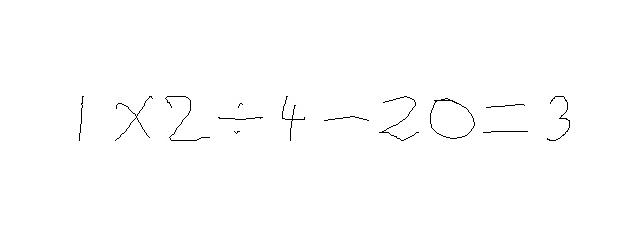
#> input picture data/equation_example.jpg, 640 x 236 px
$ python -i equation_extraction.py   (imports and definitions only)
#> lines starting #> are read from the running program, lines starting #| are printed output that depends on the picture; after the words box and inside, x2 and y2 are one past the last pixel; in counts of white or black regions, pixels touching at a corner belong together
### src/utils/structural.py
"""A collection of image filtering utility functions
"""
import cv2


def approximate_contour(contour):
    """Approximates the provided contour with a simplified polygon so
    that the distance between the contour and the simplified polygon is
    less then 2% of the contour perimeter

    Args:
        contour (np.ndarray of int): The contour to be approximated

    Returns:
        np.ndarray of int: The approximated polygon
    """
    return cv2.approxPolyDP(contour, 0.02 * cv2.arcLength(contour, True), True)


def get_edged_image(image, kernel_size, canny_threshold):
    """Perform canny edge detection on the provided image. Gaussian
    blur is applied before performing canny edge detection.

    Args:
        image (np.ndarray of uint8): The image to perform edge
            detection on
        kernel_size (tuple of int): Kernel size for the gaussian blur
            step
        canny_threshold (tuple of float): Lower and upper threshold for
            the hysteresis procedure

    Returns:
        np.ndarray of uint8: The binary edge map
    """
    # convert to grayscale and blur to smooth
    image = cv2.cvtColor(image, cv2.COLOR_BGR2GRAY)
    image = cv2.GaussianBlur(image, kernel_size, 0)
    image_edged = cv2.Canny(image, *canny_threshold)
    return image_edged


def get_sorted_contours(image):
    """Returns a sorted list of contours from the provided image. The
    list is sort in descending order based on contour area.

    Args:
        image (np.ndarray of uint8): The provided image to find
            contours from

    Returns:
        list of np.ndarray of int: A list of numpy arrays of contour
            coordinates sorted based on contour area in descending
            order
    """
    # find the contours in the edged image, keeping only the
    # largest ones, and initialize the screen contour
    contours, _ = cv2.findContours(image, cv2.RETR_LIST, cv2.CHAIN_APPROX_NONE)
    contours = sorted(contours, key=cv2.contourArea, reverse=True)
    return contours

### src/utils/geometric.py
"""A collection of geometric image transformation utility functions
"""
import cv2
import numpy as np


# [20 lines left out: function convert_to_rectangle, not called in this run]


def get_perspective_transform(contour, x, y):
    """Calculates the perspective transform from the approximated
    contour to the desired rectangle

    Args:
        contour (np.ndarray of float): Coordinates of the approximated
            contour
        x (int): Width of the desired rectangle
        y (int): Height of the desired rectangle

    Returns:
        np.ndarray of float: A 3 x 3 matrix of the perspective
            transform
    """
    # reorders the contour coordinates so that it matches the order of
    # the destination coordinates
    rect = rectify(contour)
    points = np.float32([[0, 0], [x, 0], [x, y], [0, y]])

    return cv2.getPerspectiveTransform(rect, points)


# [19 lines left out: function has_intersection, not called in this run]


def rectify(contour):
    """Reorders the coordinates so that it follows
    [lower left, lower right, upper right, upper left]

    Args:
        h (np.ndarray of float): Input contours which describe a 4
        sided polygon

    Returns:
        np.ndarray of float: The reordered contours
    """
    contour = contour.reshape((4, 2))
    contour_reordered = np.zeros((4, 2), dtype=np.float32)

    add = np.sum(contour, axis=1)
    contour_reordered[0] = contour[np.argmin(add)]
    contour_reordered[2] = contour[np.argmax(add)]

    diff = np.diff(contour, axis=1)
    contour_reordered[1] = contour[np.argmin(diff)]
    contour_reordered[3] = contour[np.argmax(diff)]

    return contour_reordered

# [7 lines left out: function trim_and_otsu_threshold, not called in this run]

### src/utils/visualize.py
"""A collection of visualization utility functions
"""
import cv2


def annotate_image(image, contour):
    """Draws the contour on the provided image

    Args:
        image (np.ndarray of uint8): The input image
        contour (np.ndarray of float): Coordinates of the contour
    """
    cv2.drawContours(image, [contour], 0, (0, 255, 0), 2)

# [6 lines left out: function labeled_annotate_image, not called in this run]

### src/equation_extraction.py
"""This module contains the EquationExtract class and helper functions
necessary to extract equation boxes from a photo/scan of a worksheet
"""
import cv2

from src.utils.geometric import (
    convert_to_rectangle,
    get_perspective_transform,
    has_intersection,
)
from src.utils.structural import (
    approximate_contour,
    get_edged_image,
    get_sorted_contours,
)
from src.utils.visualize import annotate_image


class EquationExtractor:
    """This class extracts and transform the worksheet from a photo or
    a scan and performs extraction of the equation boxes.

    Attributes:
        annotated_image (np.ndarray of uint8): A transformed image of
            the photo/scans with bounding box drawn on the detected
            worksheet
        annotated_document (np.ndarray of uint8): An image of the
            extracted worksheet with bounding boxes drawn on each of
            the detected equation boxes
    """

    min_equation_box_area = 30000
    num_equations = 5
    num_rectangle_vertices = 4

    def __init__(self):
        self.annotated_image = None
        self.annotated_document = None
        self.unannotated_document = None

    def extract_document(self, path):
        """Extract the worksheet from a photo/scan containing the
        worksheet. The extracted worksheet will be rescaled to a square
        shape (1500x1500).

        Note: This method assumes that the image provided contains the
        worksheet with all four edges visible.

        Args:
            path (pathlib.Path): Path to the image of the photo/scan
                containing the worksheet

        Returns:
            np.ndarray of uint8: A transformed version of the extracted
                worksheet
        """
#> called with path = '../data/equation_example.jpg'
        image = cv2.imread(str(path))
#> image is the input picture: shape (236, 640, 3); min 0, max 255, mean 253.4
        # resize image so it can be processed
        # choose optimal dimensions such that important content is not lost
        image = cv2.resize(image, (1500, 1500))
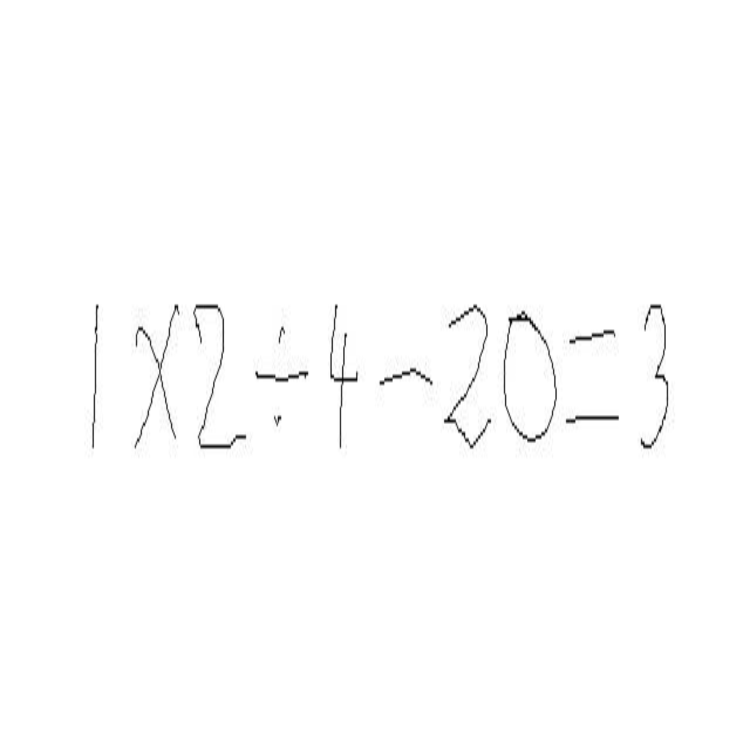
#> image: shape (1500, 1500, 3) (shown at 1/2 size); min 0, max 255, mean 253.4
        self.annotated_image = image.copy()
        image_edged = get_edged_image(image, (5, 5), (0, 50))
#> in get_edged_image, `image_edged = cv2.Canny(image, *canny_threshold)`:
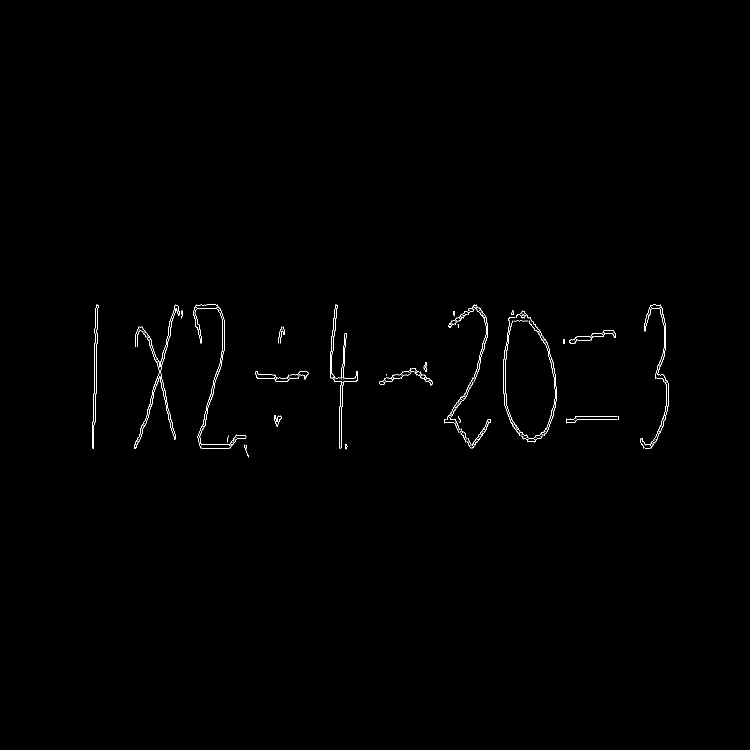
#> image_edged: shape (1500, 1500) (shown at 1/2 size); 0.39% white in thin lines or dots, all inside (x1, y1, x2, y2) = (184, 609, 1337, 915)
        contours = get_sorted_contours(image_edged)
#> in get_sorted_contours, `contours, _ = cv2.findContours(image, cv2.RETR_LIST, cv2.CHAIN_APPROX_..`: contours = 181 contours, 163 with area under 20; largest, box (x1, y1, x2, y2) and area: (386, 609, 464, 897) 77, (944, 865, 968, 891) 70, (269, 675, 319, 898) 63, (320, 609, 359, 880) 62, (946, 877, 957, 890) 57
        for contour in contours:
            approx = approximate_contour(contour)
            # If the approximated polygon has 4 vertices, we take it to
            # be the worksheet and return early
            if len(approx) == self.num_rectangle_vertices:
                target = approx
                break
#> this loop made 8 passes
#> target on pass 8: [[864, 763], [821, 736], [759, 767], [820, 740]]

        transformation_matrix = get_perspective_transform(target, 800, 800)
#> in rectify, `contour = contour.reshape((4, 2))`: contour = [[864, 763], [821, 736], [759, 767], [820, 740]]
#> in rectify, `add = np.sum(contour, axis=1)`: add = [1627, 1557, 1526, 1560]
#> in rectify, `diff = np.diff(contour, axis=1)`: diff = [-101, -85, 8, -80]
#> in get_perspective_transform, `rect = rectify(contour)`: rect = [[759, 767], [864, 763], [864, 763], [759, 767]]
#> transformation_matrix = [[9.28e-06, 0.000243, -0.194], [4.7e-05, 0.00123, -0.981], [1.77e-08, 4.64e-07, -0.000369]]
        document = cv2.warpPerspective(
            self.annotated_image, transformation_matrix, (800, 800)
        )
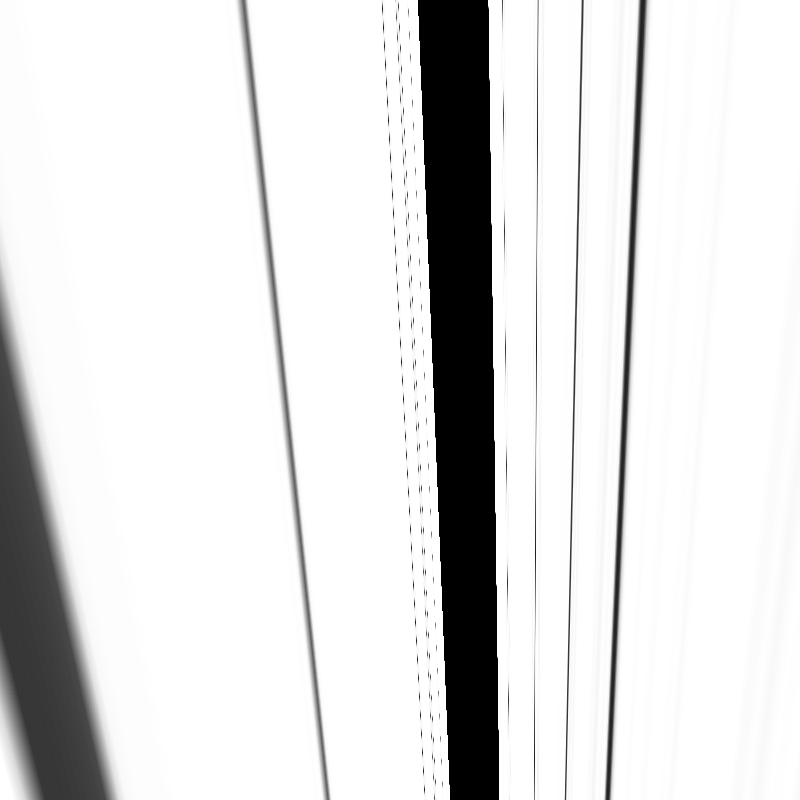
#> document: shape (800, 800, 3); min 0, max 255, mean 223.2
        annotate_image(self.annotated_image, target)

        return document

    def extract_equations(self, path):
        """Extract equation boxes from the photo/scan of the worksheet

        Args:
            path (pathlib.Path): Path to the image of the photo/scan
                containing the worksheet

        Returns:
            list of np.ndarray of uint8: A list of the extracted
                equation boxes
        """
        document = self.extract_document(path)
        self.annotated_document = document.copy()
        self.unannotated_document = document.copy()
        document_edged = get_edged_image(document, (3, 3), (0, 100))
#> call 2 of get_edged_image, with kernel_size = (3, 3), canny_threshold = (0, 100)
#> in get_edged_image (call 2), `image_edged = cv2.Canny(image, *canny_threshold)`:
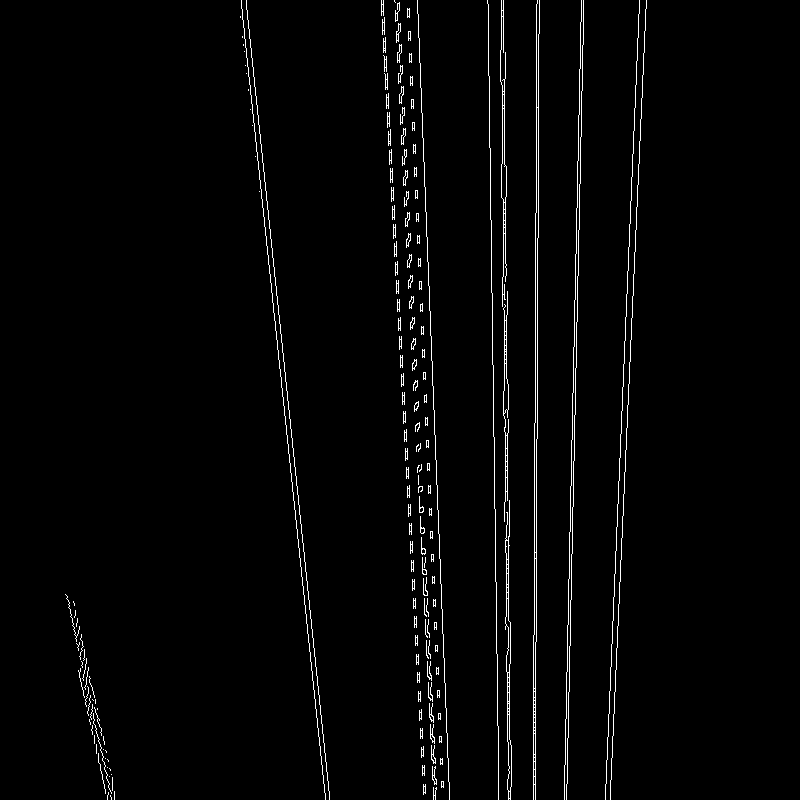
#> image_edged: shape (800, 800); 2.1% white in thin lines or dots, all inside (x1, y1, x2, y2) = (65, 0, 647, 800)

        # dilate images to thicken the equation box lines for easier
        # detection
        document_edged = cv2.dilate(
            document_edged,
            cv2.getStructuringElement(cv2.MORPH_RECT, (3, 3)),
            iterations=1,
        )
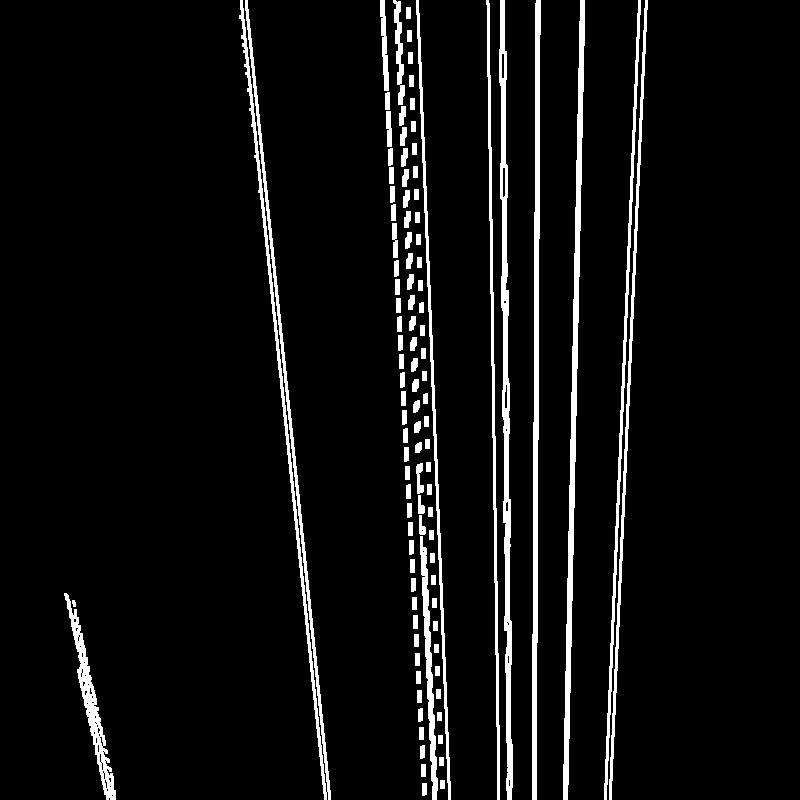
#> document_edged: shape (800, 800); 6.1% white; 104 white regions
        contours = get_sorted_contours(document_edged)
#> in get_sorted_contours (call 2), `contours, _ = cv2.findContours(image, cv2.RETR_LIST, cv2.CHAIN_APPROX_..`: contours = 156 contours, 48 with area under 20; largest, box (x1, y1, x2, y2) and area: (499, 0, 513, 800) 3837, (239, 0, 331, 800) 3594, (563, 0, 585, 800) 3593, (532, 0, 541, 800) 3282, (64, 593, 116, 800) 1900
        targets = []
        # get approximate contour
        for contour in contours:
            approx = approximate_contour(contour)
            # Only select 4 sided contours above a certain area
            if (
                len(approx) == self.num_rectangle_vertices
                and cv2.contourArea(approx) >= self.min_equation_box_area
            ):
                if not targets:
                    targets.append(approx)
                elif not any(has_intersection(target, approx) for target in targets):
                    targets.append(approx)
            if len(targets) == self.num_equations:
                break
#> this loop made 156 passes
#> approx on passes 1 to 3: [[500, 0], [511, 799]], [[240, 0], [330, 799]], [[584, 0], [563, 799]]
#> after the loop, targets = []
        # Sort contours by y-coordinate
        targets = sorted(targets, key=lambda c: c[0][0][1])
        targets = list(map(convert_to_rectangle, targets))
        equations = []
        for target in targets:
            # target = convert_to_rectangle(target)
            transformation_matrix = get_perspective_transform(target, 800, 100)
            equations.append(
                cv2.warpPerspective(
                    self.annotated_document, transformation_matrix, (800, 100)
                )
            )
            annotate_image(self.annotated_document, target)
#> this loop made 0 passes
#> after the loop, equations = []

        return equations, targets

>>> result = EquationExtractor().extract_equations('../data/equation_example.jpg')
#> result = ([], [])
